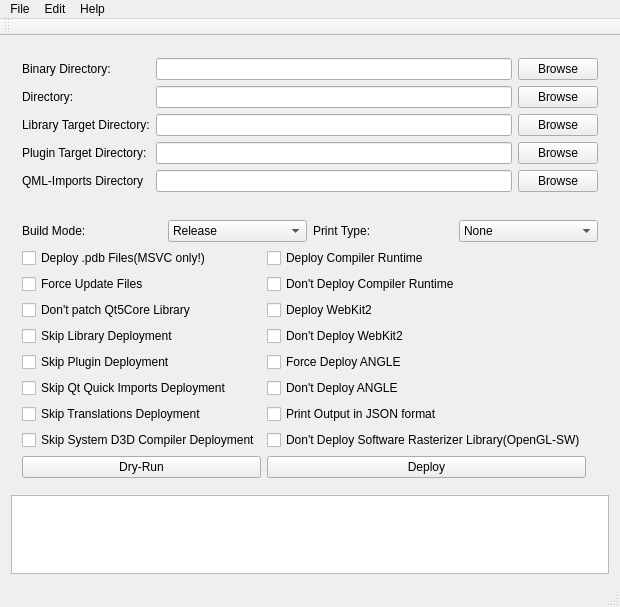
<?xml version="1.0" encoding="UTF-8"?>
<ui version="4.0">
 <class>WinDeployQtGUIClass</class>
 <widget class="QMainWindow" name="WinDeployQtGUIClass">
  <property name="geometry">
   <rect>
    <x>0</x>
    <y>0</y>
    <width>546</width>
    <height>607</height>
   </rect>
  </property>
  <property name="windowTitle">
   <string>WinDeployQtGUI</string>
  </property>
  <widget class="QWidget" name="centralWidget">
   <layout class="QVBoxLayout" name="verticalLayout_2">
    <item>
     <widget class="QWidget" name="topWidget" native="true">
      <layout class="QGridLayout" name="gridLayout">
       <item row="4" column="1">
        <widget class="QLineEdit" name="lineEditQmlDir"/>
       </item>
       <item row="4" column="2">
        <widget class="QPushButton" name="btnQmlDir">
         <property name="text">
          <string>Browse</string>
         </property>
        </widget>
       </item>
       <item row="2" column="2">
        <widget class="QPushButton" name="btnLibDir">
         <property name="text">
          <string>Browse</string>
         </property>
        </widget>
       </item>
       <item row="1" column="2">
        <widget class="QPushButton" name="btnDir">
         <property name="text">
          <string>Browse</string>
         </property>
        </widget>
       </item>
       <item row="3" column="2">
        <widget class="QPushButton" name="btnPluginDir">
         <property name="text">
          <string>Browse</string>
         </property>
        </widget>
       </item>
       <item row="2" column="1">
        <widget class="QLineEdit" name="lineEditLibDir"/>
       </item>
       <item row="3" column="1">
        <widget class="QLineEdit" name="lineEditPluginDir"/>
       </item>
       <item row="1" column="1">
        <widget class="QLineEdit" name="lineEditDir"/>
       </item>
       <item row="0" column="1">
        <widget class="QLineEdit" name="lineEditBinDir"/>
       </item>
       <item row="0" column="2">
        <widget class="QPushButton" name="btnBinDir">
         <property name="text">
          <string>Browse</string>
         </property>
        </widget>
       </item>
       <item row="0" column="0">
        <widget class="QLabel" name="label">
         <property name="text">
          <string>Binary Directory:</string>
         </property>
        </widget>
       </item>
       <item row="1" column="0">
        <widget class="QLabel" name="label_2">
         <property name="text">
          <string>Directory:</string>
         </property>
        </widget>
       </item>
       <item row="2" column="0">
        <widget class="QLabel" name="label_3">
         <property name="text">
          <string>Library Target Directory:</string>
         </property>
        </widget>
       </item>
       <item row="3" column="0">
        <widget class="QLabel" name="label_4">
         <property name="text">
          <string>Plugin Target Directory:</string>
         </property>
        </widget>
       </item>
       <item row="4" column="0">
        <widget class="QLabel" name="label_5">
         <property name="text">
          <string>QML-Imports Directory</string>
         </property>
        </widget>
       </item>
      </layout>
     </widget>
    </item>
    <item>
     <widget class="QWidget" name="bottomWidget" native="true">
      <layout class="QGridLayout" name="gridLayout_2">
       <item row="13" column="1">
        <widget class="QCheckBox" name="ckBxPrintProgressJSON">
         <property name="text">
          <string>Print Output in JSON format</string>
         </property>
        </widget>
       </item>
       <item row="17" column="0">
        <widget class="QPushButton" name="btnDryRun">
         <property name="text">
          <string>Dry-Run</string>
         </property>
        </widget>
       </item>
       <item row="17" column="1">
        <widget class="QPushButton" name="btnDeploy">
         <property name="text">
          <string>Deploy</string>
         </property>
        </widget>
       </item>
       <item row="14" column="1">
        <widget class="QCheckBox" name="ckBxDeployOpenGLSW">
         <property name="text">
          <string>Don't Deploy Software Rasterizer Library(OpenGL-SW)</string>
         </property>
        </widget>
       </item>
       <item row="3" column="0">
        <widget class="QCheckBox" name="ckBxDeployPDB">
         <property name="text">
          <string>Deploy .pdb Files(MSVC only!)</string>
         </property>
        </widget>
       </item>
       <item row="5" column="0">
        <widget class="QCheckBox" name="ckBxForceUpdate">
         <property name="text">
          <string>Force Update Files</string>
         </property>
        </widget>
       </item>
       <item row="6" column="0">
        <widget class="QCheckBox" name="ckBxPatchCoreLib">
         <property name="text">
          <string>Don't patch Qt5Core Library</string>
         </property>
        </widget>
       </item>
       <item row="13" column="0">
        <widget class="QCheckBox" name="ckBxDeployTranslations">
         <property name="text">
          <string>Skip Translations Deployment</string>
         </property>
        </widget>
       </item>
       <item row="14" column="0">
        <widget class="QCheckBox" name="ckBxDeployD3DCompiler">
         <property name="text">
          <string>Skip System D3D Compiler Deployment</string>
         </property>
        </widget>
       </item>
       <item row="1" column="0" colspan="4">
        <layout class="QHBoxLayout" name="horizontalLayout">
         <property name="spacing">
          <number>6</number>
         </property>
         <property name="topMargin">
          <number>0</number>
         </property>
         <item>
          <widget class="QLabel" name="lblBuildMode">
           <property name="text">
            <string>Build Mode:</string>
           </property>
          </widget>
         </item>
         <item>
          <widget class="QComboBox" name="cbBxBuildMode">
           <item>
            <property name="text">
             <string>Release</string>
            </property>
           </item>
           <item>
            <property name="text">
             <string>Debug</string>
            </property>
           </item>
          </widget>
         </item>
         <item>
          <widget class="QLabel" name="lblPrintType">
           <property name="text">
            <string>Print Type:</string>
           </property>
          </widget>
         </item>
         <item>
          <widget class="QComboBox" name="cbBxListPrintOnly">
           <item>
            <property name="text">
             <string>None</string>
            </property>
           </item>
           <item>
            <property name="text">
             <string>Source</string>
            </property>
           </item>
           <item>
            <property name="text">
             <string>Target</string>
            </property>
           </item>
           <item>
            <property name="text">
             <string>Relative</string>
            </property>
           </item>
           <item>
            <property name="text">
             <string>Mapping</string>
            </property>
           </item>
          </widget>
         </item>
        </layout>
       </item>
       <item row="11" column="0">
        <widget class="QCheckBox" name="ckBxDeployQuickImports">
         <property name="text">
          <string>Skip Qt Quick Imports Deployment</string>
         </property>
        </widget>
       </item>
       <item row="9" column="0">
        <widget class="QCheckBox" name="ckBxSkipPlugins">
         <property name="text">
          <string>Skip Plugin Deployment</string>
         </property>
        </widget>
       </item>
       <item row="7" column="0">
        <widget class="QCheckBox" name="ckBxSkipLibs">
         <property name="text">
          <string>Skip Library Deployment</string>
         </property>
        </widget>
       </item>
       <item row="3" column="1">
        <widget class="QCheckBox" name="ckBxDeployCompilerRuntime">
         <property name="text">
          <string>Deploy Compiler Runtime</string>
         </property>
        </widget>
       </item>
       <item row="5" column="1" colspan="2">
        <widget class="QCheckBox" name="ckBxSkipCompilerRuntime">
         <property name="text">
          <string>Don't Deploy Compiler Runtime</string>
         </property>
        </widget>
       </item>
       <item row="6" column="1">
        <widget class="QCheckBox" name="ckBxDeployWebkit2">
         <property name="text">
          <string>Deploy WebKit2</string>
         </property>
        </widget>
       </item>
       <item row="7" column="1">
        <widget class="QCheckBox" name="ckBxSkipWebkit2">
         <property name="text">
          <string>Don't Deploy WebKit2</string>
         </property>
        </widget>
       </item>
       <item row="9" column="1">
        <widget class="QCheckBox" name="ckBxForceDeployAngle">
         <property name="text">
          <string>Force Deploy ANGLE</string>
         </property>
        </widget>
       </item>
       <item row="11" column="1">
        <widget class="QCheckBox" name="ckBxSkipAngle">
         <property name="text">
          <string>Don't Deploy ANGLE</string>
         </property>
        </widget>
       </item>
      </layout>
     </widget>
    </item>
    <item>
     <widget class="QTextEdit" name="teOutputLog">
      <property name="documentTitle">
       <string/>
      </property>
      <property name="readOnly">
       <bool>true</bool>
      </property>
      <property name="html">
       <string>&lt;!DOCTYPE HTML PUBLIC &quot;-//W3C//DTD HTML 4.0//EN&quot; &quot;http://www.w3.org/TR/REC-html40/strict.dtd&quot;&gt;
&lt;html&gt;&lt;head&gt;&lt;meta name=&quot;qrichtext&quot; content=&quot;1&quot; /&gt;&lt;style type=&quot;text/css&quot;&gt;
p, li { white-space: pre-wrap; }
&lt;/style&gt;&lt;/head&gt;&lt;body style=&quot; font-family:'MS Shell Dlg 2'; font-size:8.25pt; font-weight:400; font-style:normal;&quot;&gt;
&lt;p style=&quot;-qt-paragraph-type:empty; margin-top:0px; margin-bottom:0px; margin-left:0px; margin-right:0px; -qt-block-indent:0; text-indent:0px;&quot;&gt;&lt;br /&gt;&lt;/p&gt;&lt;/body&gt;&lt;/html&gt;</string>
      </property>
      <property name="textInteractionFlags">
       <set>Qt::LinksAccessibleByKeyboard|Qt::LinksAccessibleByMouse|Qt::TextBrowserInteraction|Qt::TextSelectableByKeyboard|Qt::TextSelectableByMouse</set>
      </property>
     </widget>
    </item>
   </layout>
  </widget>
  <widget class="QMenuBar" name="menuBar">
   <property name="geometry">
    <rect>
     <x>0</x>
     <y>0</y>
     <width>546</width>
     <height>21</height>
    </rect>
   </property>
   <widget class="QMenu" name="menuFile">
    <property name="title">
     <string>File</string>
    </property>
    <addaction name="actionQuit"/>
   </widget>
   <widget class="QMenu" name="menuHelp">
    <property name="title">
     <string>Help</string>
    </property>
    <addaction name="actionAbout"/>
   </widget>
   <widget class="QMenu" name="menuEdit">
    <property name="title">
     <string>Edit</string>
    </property>
    <addaction name="actionSettings"/>
   </widget>
   <addaction name="menuFile"/>
   <addaction name="menuEdit"/>
   <addaction name="menuHelp"/>
  </widget>
  <widget class="QToolBar" name="mainToolBar">
   <attribute name="toolBarArea">
    <enum>TopToolBarArea</enum>
   </attribute>
   <attribute name="toolBarBreak">
    <bool>false</bool>
   </attribute>
  </widget>
  <widget class="QStatusBar" name="statusBar"/>
  <action name="actionQuit">
   <property name="text">
    <string>Quit</string>
   </property>
  </action>
  <action name="actionAbout">
   <property name="text">
    <string>About</string>
   </property>
  </action>
  <action name="actionSettings">
   <property name="text">
    <string>Settings</string>
   </property>
  </action>
 </widget>
 <layoutdefault spacing="6" margin="11"/>
 <resources>
  <include location="WinDeployQtGUI.qrc"/>
 </resources>
 <connections/>
</ui>
